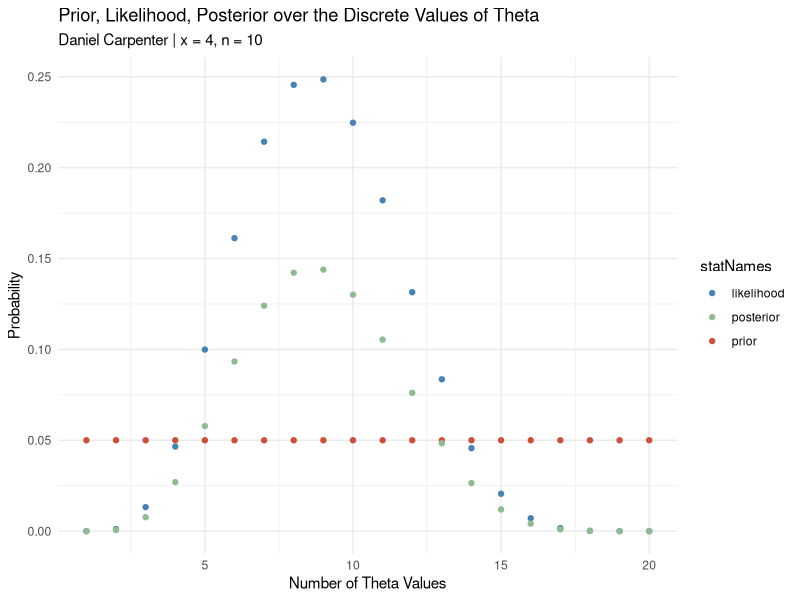
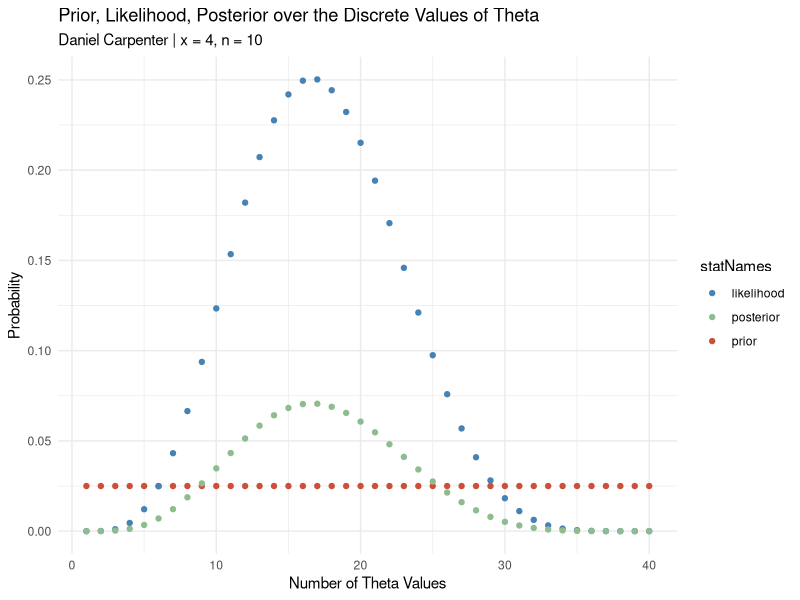
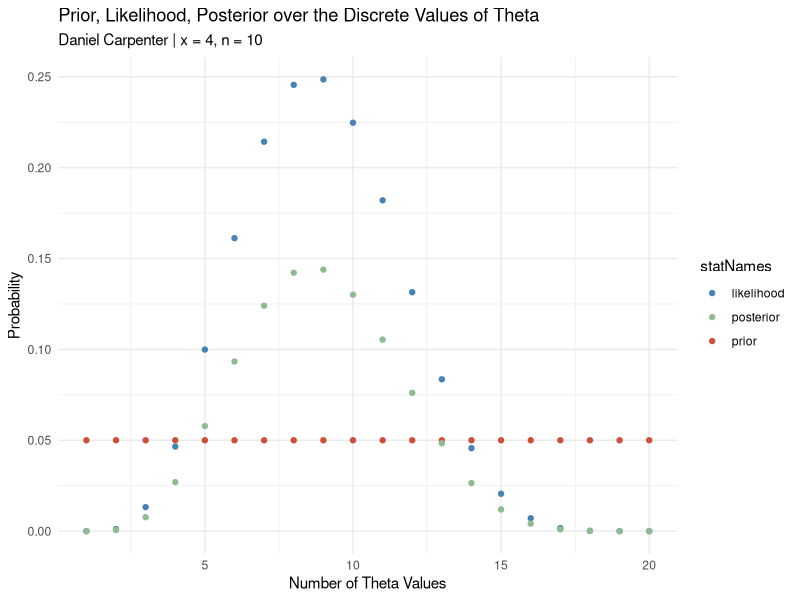
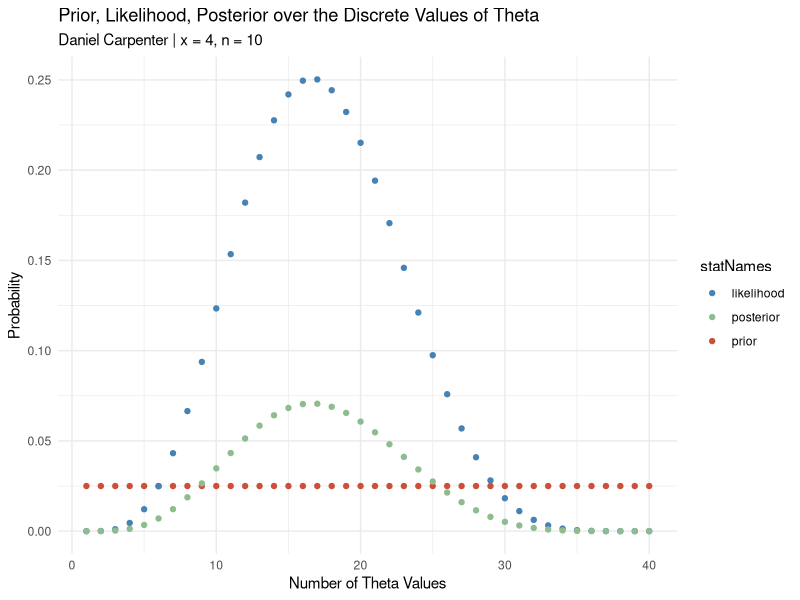
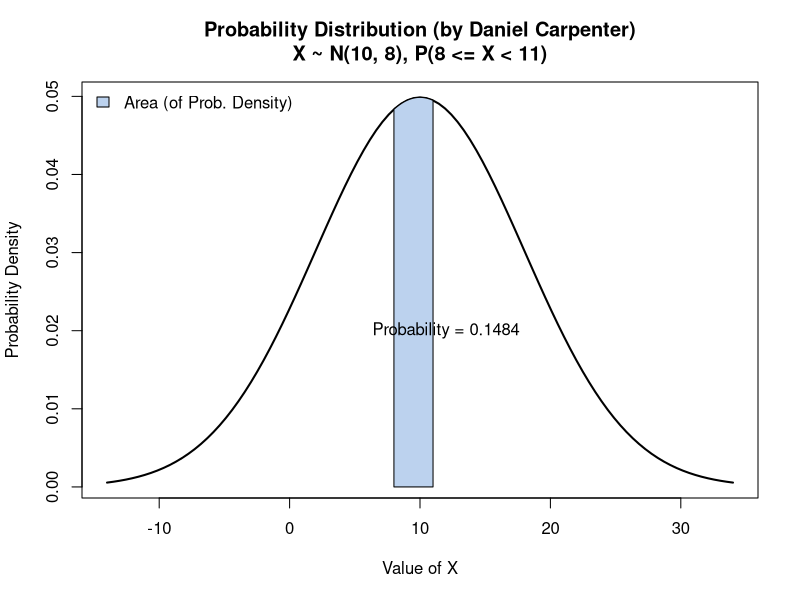
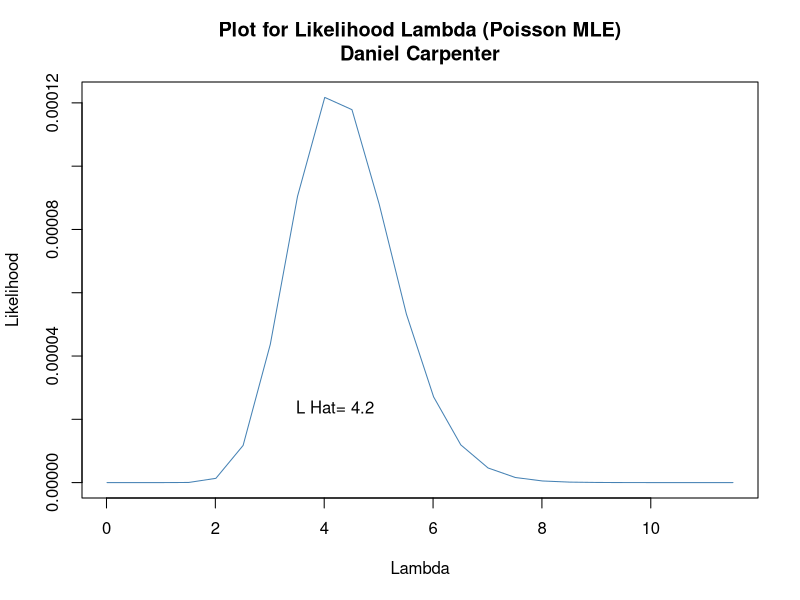
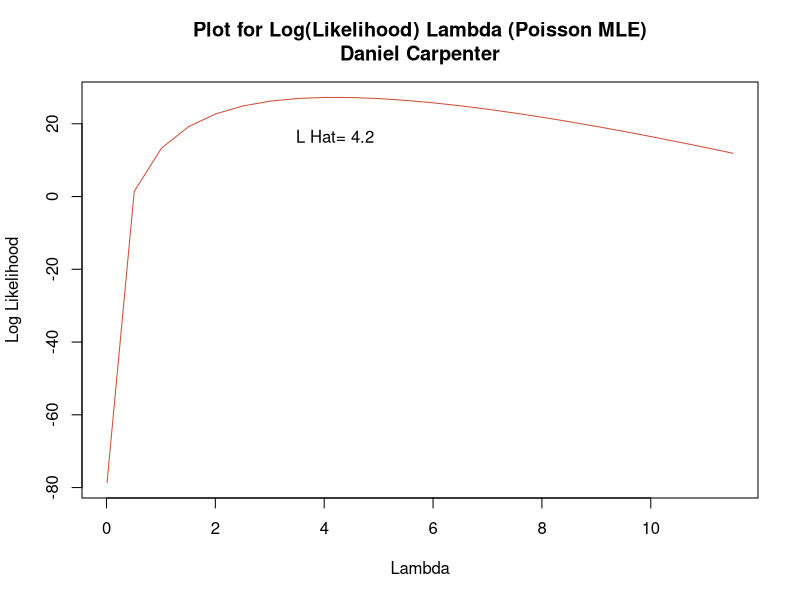
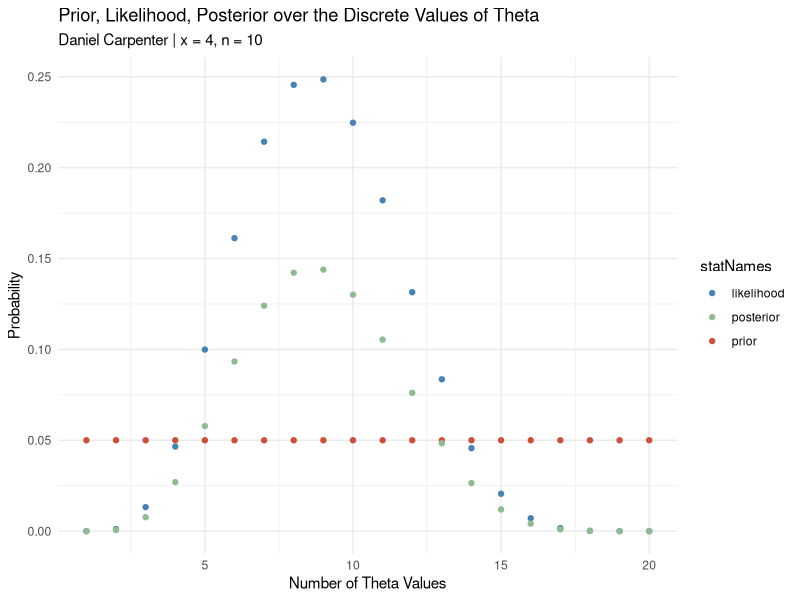

The R source for these figures, in order:
## ---- chunk 1
knitr::opts_chunk$set(echo = TRUE)
## ---- chunk 2
# Function that creates a classical point est
classicalPointEst <- function(n) {
  theta <- seq(0, 1, length = n)
  
  # Point Estimate for Theta
  return(mean(theta))
}

n = 10 # Num Trials
classicalPointEst(n)
## ---- chunk 3
# Function for classical CI est at 95% confidence
classicalConfInt95 <- function(classicalPointEstFun = classicalPointEst, n) {
  # Get the classical point est
  pointEst <- classicalPointEstFun(n)
  
  # Return the classical interval
  return(pointEst + c(-1, 1) * 1.95 * sqrt(pointEst*(1 - pointEst) / n))
}
  
classicalConfInt95(classicalPointEst, n)
## ---- chunk 4
mycoin <- mybinpost <- function(n, x, p, prior, alpha) {
  
  # CALCULATIONS -------------------------------------------
    
    ## Get the length of p
    numRows <- length(p)
  
    ## Calculate the likelihood
    likelihood  = dbinom(x=x, size=n, prob=p)
    
    ## Calculate the Prior x the Likelihood
    h <-  prior * likelihood
    
    ## Get the posterior Distribution
    posterior = h / sum(h) 
    
    ## Consolidate into a matrix with row and column names
    bayesMatrix <- matrix(c(p, prior, likelihood, h, posterior), 
                        nr = numRows, nc = 5, byrow = FALSE)
    colnames(bayesMatrix) <- c("p", "prior", "likelihood", "h", "posterior")
    rownames(bayesMatrix)= c(rep("", numRows))
    rbind(bayesMatrix, colSums(bayesMatrix)) # Column totals

        
  # PLOTTING -----------------------------------------------
    
    ## Define some colors for the later plots
      red   = 'tomato3'
      blue  = 'steelblue'
      green = 'darkseagreen'
      colorPalette <- c(blue, green, red) # Consolidate in color palette
    
    ## Number of Theta numbers to plot
    thetaNumericValues = 1:numRows
    
    ## Convert to data frame for ggplot
    df <- as.data.frame(cbind(bayesMatrix, thetaNumericValues))
    
    
    if(!require(tidyverse)) install.packages(tidyverse)
    df <- df %>%
      
      ### Select to only the needed data
      select(-h) %>%
      
      ### Pivot y axis variables into single column for ggplot-ing
      pivot_longer(cols      = c("prior", "likelihood", "posterior"),
                   values_to = "values",
                   names_to  = "statNames")
    
    ## Plot it!
    basePlot <- ggplot(df,
                       aes(x = thetaNumericValues,
                           y = values,
                           color = statNames)) +
      ### Theme and colors
      theme_minimal() +
      scale_color_manual(values = colorPalette) +
      
      ### Labels
      labs(title = "Prior, Likelihood, Posterior over the Discrete Values of Theta",
           subtitle = paste0("Daniel Carpenter | x = ", x, ", n = ", n),
           x = 'Number of Theta Values', y = 'Probability')+ 
      
      ### Create the points
      geom_point()
    
    # Output Plot
    print(basePlot)
    
    
  # BCI & Point Est ------------------------------------------
    
    ## BCI
    cp = cumsum(posterior) # cumulative sum
    L = max(which(cp<alpha/2)) # this gives the max index where  cp < alpha/2
    U = min(which(cp > 1-alpha/2))
    BCI = df$p[c(L,U)] # close to the desired BCI
    
    ## Bayesian point estimate is the posterior mean
    bayesPointEst <- mean(posterior)
    
    
  # CLasical Point Est and Interval 95% CI ----------------
      classicalPointEstimate <- classicalPointEst(n)    
      cCI95 <- classicalConfInt95(classicalPointEst, n)

          
  # RETURN DATA ---------------------------------------------
      
    # Create a folder for the Output to stay organized
    outputFolder <- 'Output/'
    dir.create(outputFolder)
    
    # Create the folder for this task
    task1Folder  <- paste0(outputFolder, 'Task_01/')
    dir.create(task1Folder)
    print(paste0('Please find the Output Files located at ', task1Folder))
    
    ## File name for writing data to current wd
    nameOfFile <- paste("", sum(p),sum(prior),n,x,alpha, sep = "_") # Used this name since unique identifier
    
    ## Write a CSV  
    write.csv(x = as.data.frame(bayesMatrix), 
              file = paste0(task1Folder, "BayesBox", nameOfFile, ".csv"))
      
    ## Write above plot to jpg
    ggsave(filename = paste0(task1Folder, "BayesPlot", nameOfFile, ".jpg"),
           plot     = basePlot,
           height   = 8.5,
           width    = 11)
    
    ## Used for latex output of a matrix
    if(!require(xtable)) install.packages(xtable)
    
    ## Return a list of relevant data
    return(list('bayesMatrix'      = bayesMatrix,
                'bayesPointEst'    = bayesPointEst,
                'bayesCredIntvl95' = BCI,
                'classicalPEst'    = classicalPointEstimate,
                'classicalCI95'    = cCI95))
}

## ---- chunk 5
mycoin(p = seq(0,1,length=20), prior =rep(1/20, 20), n=10, x=4, alpha = 0.05)
mycoin(p = seq(0,1,length=40), prior =rep(1/40, 40), n=10, x=4, alpha = 0.05)
mycoin(p = seq(0,1,length=20), prior =rep(1/20, 20), n=10, x=4, alpha = 0.1)

# Assume Prior equaling the length of the p
pr =rep(1/40, 40)
mycoin(p = seq(0,1,length=40), prior = pr, n =10, x=4, alpha=0.05)
## ---- chunk 6
n = 1000  # Intervals
p = 0.5   # Probability
## ---- chunk 7

varMethod1 <- function(n, p) {
  # Calculate the binomial distribution using parameters n, p, and q
  mu = n * p
  X  = pbinom(q=1-p, size=n, prob=p)
  
  # Calculate the variance of X using above formula 
  variance = (X - mu)^2 / n
  return(round(variance, 1))
}

varMethod1(n, p)
## ---- chunk 8
varMethod2 <- function(n, p) {
  # Calculate q
  q = 1 - p
  
  # Calculate the variance
  variance2 <- n*p*q
  return(variance2)
}

varMethod2(n, p)
## ---- chunk 9
    mynorm <- function(mu, sigma, 
                       lowerBound = NA, upperBound = NA, 
                       alpha,
                       roundTo = 4, 
                       color = paste0("lightsteelblue", floor(runif(1, min=1, max=4))),
                       returnCMD = TRUE)
    {
      
      # Calculate the "xlim" lower and upper bound for the Normal PDF Curve
      curveLowerBound <- mu - 3*sigma
      curveUpperBound <- mu + 3*sigma
      
      # Initialize variables related to output and graph
      title <- ""   # Title of graph
      exactProb = 0 # The exact probability of the questions
      
      # If no provided LOWER AND UPPER Bound (NA as parameter value) then assume none
      if (!(is.na(lowerBound)) & !(is.na(upperBound))) {
        title <- paste0(", P(", lowerBound, " <= X < ",upperBound,")")
        exactProb = pnorm(upperBound, mu, sigma) - pnorm(lowerBound, mu, sigma) # calculate prob 
        
      # If no provided LOWER Bound (NA as parameter value) then assume none
      } else if (is.na(lowerBound)) {
        lowerBound = curveLowerBound
        title <- paste0(", P(X < ",upperBound,")") # Set a dynamic title
        exactProb = pnorm(upperBound, mu, sigma) # calculate prob 
        
      # If no provided UPPER Bound (NA as parameter value) then assume none
      } else if(is.na(upperBound)) {
        upperBound = curveUpperBound
        title <- paste0(", P(X >= ",lowerBound,")")
        exactProb = 1 - pnorm(lowerBound, mu, sigma) # calculate prob 
      }
      
      # Create the line that displays the bell curve (between the CURVE bounds defined above)
      curve(
        
        ## Normally Distributed
        dnorm(x,mu,sigma), 
        
        ## Normally Distributed
        xlim=c(curveLowerBound, curveUpperBound), 
        
        ## Line width
        lwd =2, 
        
        ## Title with descriptive characteristics about function parameters
        main = paste0("Probability Distribution (by Daniel Carpenter)\n",
                      "X ~ N(",mu,", ",sigma,")", title),
        
        ## X and Y labels
        ylab = 'Probability Density',
        xlab = 'Value of X',
      )

      
      # Add the AREA of between the lower and upper bound P(lowerBound<X<=upperBound)
      
        ## X-Axis curve (length does not matter)
        xcurve = seq(lowerBound,upperBound, length=1000)
        
        ## Y-Axis Curve
        ycurve = dnorm(xcurve, mu,sigma)
        
        ## Combine the X and Y curve to form the area (in green)
        polygon(c(lowerBound, xcurve, upperBound), 
                c(0, ycurve, 0), 
                col=color) 
        
        ## Legend
        legend("topleft", legend="Area (of Prob. Density)", 
               fill=color, bty = "n")
      
      # Add the probability as text
        
        ## Calculate the area (probability)
        area = exactProb
        areaRounded = round(area, roundTo)
        
        ## Place this on the above plot
        text(12,0.02,substitute(paste("Probability = ", areaRounded), 
                                list(areaRounded = areaRounded)))
        
      # Quantiles
        
        ## Alpha (Lower Tail)
        lowerTail = qnorm(p = alpha / 2, 
                          mean = mu, sd = sigma,
                          lower.tail = TRUE)
        
        ## 1 minus alpha (upper tail)
        upperTail = qnorm(p = alpha / 2, 
                          mean = mu, sd = sigma,
                          lower.tail = FALSE)
        
      # Return stats about the Plot
      if (returnCMD) {
        return(list(shadedArea = areaRounded,
                    lowerTail = lowerTail,
                    upperTail = upperTail))
      }
    }
## ---- chunk 10
mynorm(mu=10, sigma=8, 
       lowerBound = 8, upperBound = 11,
       alpha = 0.10)
## ---- chunk 11

myml = function(x) {
  
  # Create lambda vector as a set of values ranging from 0 to 2*max(x)
  lambda=seq(.01,2*max(x),0.5)
  
  # Calculate Poisson MLE
  lambdahat = round(sum(x)/length(x),4)
  
  #the likelihood function
  lik <- exp(-length(x)* lambda)*(lambda^sum(x))/prod(factorial(x))
  
  #the loglikelihood function
  loglik <- -length(x)* lambda+sum(x)*log(lambda)+log(prod(factorial(x)))
  # return(list(mle=lambdahat))
  
  # Plot the likelihood
  plot(lambda, lik,    
       col = 'steelblue', type = 'l', 
       main = 'Plot for Likelihood Lambda (Poisson MLE)\nDaniel Carpenter',
       xlab = 'Lambda', ylab = 'Likelihood')
  text(x=lambdahat, y=mean(lik), paste('L Hat=',round(lambdahat, 4)))
  
  # Plot the loglikelihood
  plot(lambda, loglik,
       col = 'tomato3', type = 'l', 
       main = 'Plot for Log(Likelihood) Lambda (Poisson MLE)\nDaniel Carpenter',
       xlab = 'Lambda', ylab = 'Log Likelihood')
  text(x=lambdahat, y=mean(loglik), paste('L Hat=',round(lambdahat, 4)))
  
  return(list(lambdahat = lambdahat))
}
## ---- chunk 12
x = c(3,4,3,5,6)
myml(x)
## ---- chunk 13

## ---- chunk 14

## ---- chunk 15

## ---- chunk 16

## ---- chunk 17

## ---- chunk 18

## ---- chunk 19

## ---- chunk 20

## ---- chunk 21

